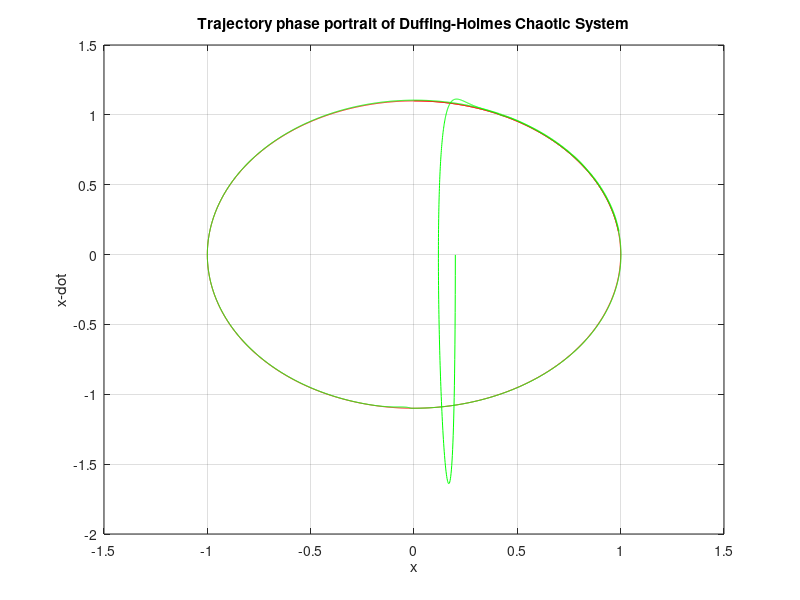
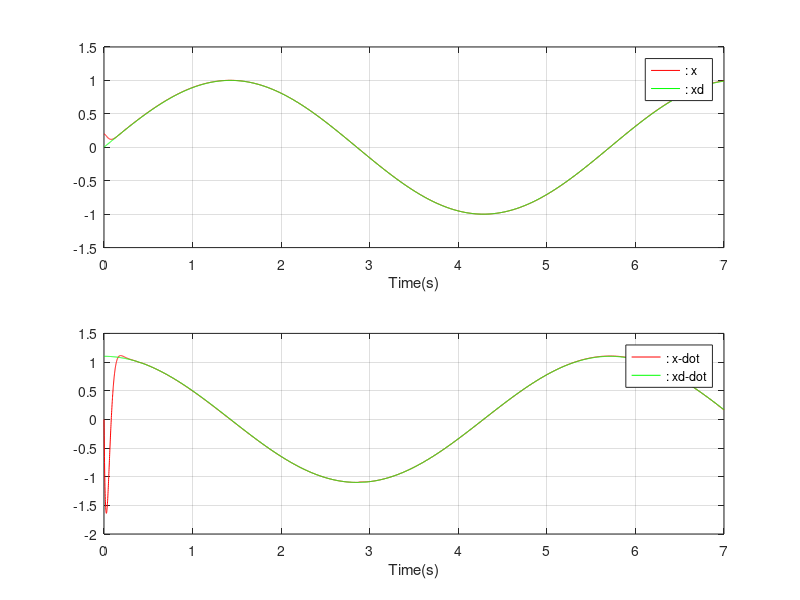
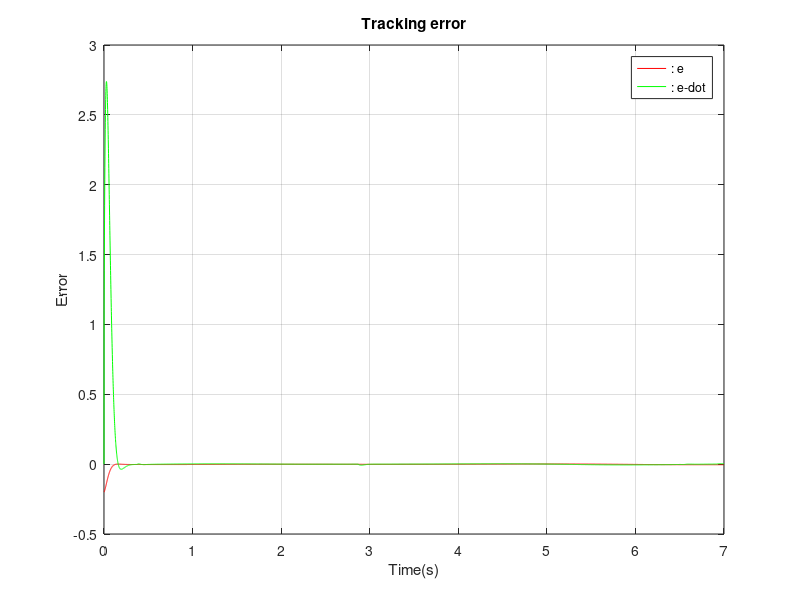
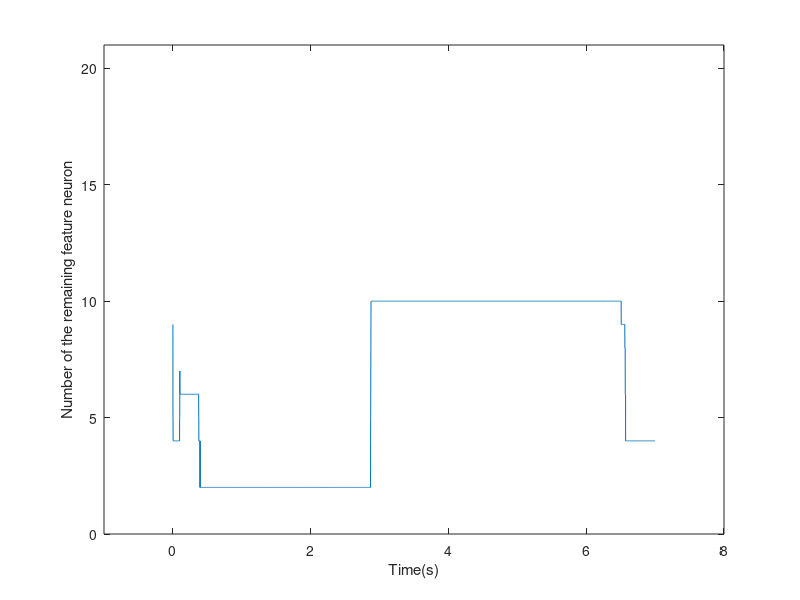

The MATLAB script that drew these images, in order:
clear;
close all;

TT = 7;%total time
ts = 0.001;%sampling time
error = 0;%error vector
error_old = 0;%old error vector
derror = 0;%derivative of error
ss = 0;%smc controller

%%%%%%%%%%%%%%%%%%SODLRBLS参数%%%%%%%%%%%%%%%%
intput_num = 1;%input dimension
output_num = 1;%output dimension
fea_numi = 2;%the number of feature group
fea_numk_max = 10;%the maximum number of feature neuron in each feature group
fea_numk = randi([1 10],fea_numi,1);%random the number of feature neuron in each feature group
en_num = 1;%the number of enhancement neuron

%%%%%% SODLRBLS parameters %%%%%%%
wfkli = unifrnd(-1,1,[fea_numi*fea_numk_max,intput_num]);
bfki = unifrnd(-1,1,[fea_numi*fea_numk_max,1]);
wjki = unifrnd(-1,1,[en_num,fea_numi*fea_numk_max]);
wki = unifrnd(-1,1,[fea_numi*fea_numk_max,output_num]);
wj = unifrnd(-1,1,[en_num,output_num]);
wro = unifrnd(-1,1,[intput_num,1]);
wr = unifrnd(-1,1,[en_num,1]);
bb = unifrnd(-1,1,[en_num,fea_numi*fea_numk_max]);
cc = unifrnd(-1,1,[en_num,fea_numi*fea_numk_max]);

%%%%%% learning rate %%%%%%%
ewfkli = 0.01*eye(intput_num*fea_numi*fea_numk_max);
ebfki = 0.01*eye(fea_numi*fea_numk_max);
ewjki = 0.01*eye(en_num*fea_numi*fea_numk_max);
ewki = 0.01*eye(fea_numi*fea_numk_max);
ewj = 0.01*eye(en_num);
ewro = 0.01*eye(intput_num);
ewr = 0.01*eye(en_num);
ebb = 0.01*eye(en_num*fea_numi*fea_numk_max);
ecc = 0.01*eye(en_num*fea_numi*fea_numk_max);

ddd = 0;
dgg = 0;
dd = 0;%deleting threshold
dg = 0;%generating threshold
Pwc = 0.1;%deleting threshold coefficient
Pbc = 1;%generating threshold coefficient

%%%%%% plot parameters %%%%%%%
E4 = [];
D_E4 = [];
X4 = [];
X_D4 = [];
XD4 = [];
XD_D4 = [];
U4 =  [];
NUMK4 = [];

x = 0.2;%initial system state
x_d = 0.2;%initial system state
RR = 0.07;%attenuation coefficient

uSODLRBLS = zeros(output_num,1);%the output of SODLRBLS
uSODLRBLS_old = zeros(output_num,1);
uSODLRBLS_old_old = zeros(output_num,1);
H_old = zeros(output_num,en_num);

%%%%%% main program %%%%%%%
for index = 0:1:TT/ts
    NUMK4 = [NUMK4 sum(fea_numk)];
    
    t = index*ts;
    xd = sin(1.1*t);
    xd_d = 1.1*cos(1.1*t);
    error = xd-x;%tracking error
    if index ~= 0
        derror = (error-error_old)/ts;
    end
    ss = 0.5*derror+10*error;
    
    %%%%%% count the output of SODLRBLS %%%%%%%
    Z1 = zeros(fea_numi,fea_numk_max);
    Z2 = zeros(fea_numi,fea_numk_max);
    Z = zeros(fea_numi,fea_numk_max);
    H = zeros(en_num,1);
    for i = 1:fea_numi
        for k = 1:fea_numk(i)
            if t>0.001
                Z1(i,k) = wfkli((i-1)*fea_numk_max+k,:)*(ss.*wro.*uSODLRBLS_old./uSODLRBLS_old_old)+bfki((i-1)*fea_numk_max+k);
            else
                Z1(i,k) = wfkli((i-1)*fea_numk_max+k,:)*ss+bfki((i-1)*fea_numk_max+k);
            end
            Z2(i,k) = (exp(Z1(i,k))-exp(-Z1(i,k)))./(exp(Z1(i,k))+exp(-Z1(i,k)));
        end
    end
    Z = zeros(fea_numi*fea_numk_max,1);
    for i = 1:fea_numi
        for k = 1:fea_numk_max
            Z((i-1)*fea_numk_max+k) = Z2(i,k);
        end
    end
    for j = 1:en_num
        for i = 1:fea_numi
            for k = 1:fea_numk(i)
                H(j) = H(j)+(wjki(j,(i-1)*fea_numk_max+k)*Z2(i,k)+wr(j).*H_old(j)-cc(j,(i-1)*fea_numk_max+k)).^2./(bb(j,(i-1)*fea_numk_max+k).^2);
            end
        end
        H(j) = exp(-H(j));
        H_old(j) = H(j);
    end
    uSODLRBLS = wki'*Z+wj'*H;
    
    %%%%%% record the output of SODLRBLS %%%%%%%
    if t>0
        uSODLRBLS_old_old = uSODLRBLS_old;
    end
    uSODLRBLS_old = uSODLRBLS;
    
    uRC = ((RR^2+1)/(2*RR^2))*ss;%the output robust controller
    U_t = uRC +uSODLRBLS;%output torque
    d = sin(2.*t)+cos(2.*t);%disturbance
    %Duffing-Holmes chaotic system
    xd_dd = -0.25 * xd_d + xd - xd^3 + 0.1 * sqrt(xd^2 + xd_d^2) * sin(t) + 0.3 * cos(t);
    x_dd = -0.25 * x_d + x - x^3 + 0.1 * sqrt(x^2 + x_d^2) * sin(t) + 0.3 * cos(t) + 0.1*x + d + U_t;
    xd_d = xd_d + xd_dd * ts;
    xd = xd + xd_d * ts;
    x_d = x_d + x_dd * ts;
    x = x + x_d *ts;
    
    %%%%%% TOPSIS %%%%%%%
    for i = 1:fea_numi
        for k = 1:fea_numk_max
            if sum(Z2(:,k))~=0
                ZZZ(i,k) = Z2(i,k)./sqrt(sum(Z2(:,k).^2));%进行规范化处理，值限定在[0,1]之间
            else
                ZZZ(i,k)=0;
            end
        end
    end
    
    for k = 1:fea_numk_max
        ma = ZZZ(:,k);
        summ = 0;
        for idx = 1:length(ma)
            if ma(idx) > 0
                summ = summ+ma(idx)*log(ma(idx));
            end
        end
        E(k) = -1/log(fea_numi)*summ;
        D(k) = 1-E(k);
    end
    
    for k = 1:fea_numk_max
        fai(k)=D(k)./sum(D);
    end
    
    for i = 1:fea_numi
        for k = 1:fea_numk_max
            v(i,k)=ZZZ(i,k).*fai(k);
        end
    end
    
    for k = 1:fea_numk_max
        vmax(k) = max(v(:,k));
        vmin(k) = min(v(:,k));
    end
    
    for i = 1:fea_numi
        smax(i) = sqrt(sum((v(i,:)'-vmax(:)).^2));
        smin(i) = sqrt(sum((v(i,:)'-vmin(:)).^2));
        wc(i) = smax(i)/(smax(i)+smin(i));
        bc(i) = smin(i)/(smax(i)+smin(i));
    end
    
    maa = wc(:);
    maxx = -inf;
    for idx = 1:length(maa)
        if maa(idx) < 1 && maa(idx) > 0.00001
            if maa(idx) > maxx
                maxx = maa(idx);
            end
        end
    end
    if t > 0
        if ddd > maxx && maxx~=-inf
            ddd = maxx;
        end
    else
        ddd = maxx;
    end
    dd = Pwc*ddd;
    
    for i=1:fea_numi
        for k = 1:fea_numk(i)
            if Z2(i,k)<dd
                if fea_numk(i)>1
                    fea_numk(i) = fea_numk(i)-1;
                    for k1 = k:fea_numk(i)
                        for l = 1:intput_num
                            wfkli((i-1)*fea_numk_max+k1,l) = wfkli((i-1)*fea_numk_max+k1+1,l);
                        end
                        bfki((i-1)*fea_numk_max+k1) = bfki((i-1)*fea_numk_max+k1+1);
                        for j = 1:en_num
                            wjki(j,(i-1)*fea_numk_max+k1) = wjki(j,(i-1)*fea_numk_max+k1+1);
                        end
                    end
                end
            end
        end
    end
    
    maa = bc(:);
    minn = inf;
    for idx = 1:length(maa)
        if maa(idx) > 0.00001 && maa(idx) < 1
            if maa(idx) < minn
                minn = maa(idx);
            end
        end
    end
    if t>0
        if dgg < minn && minn ~= inf
            dgg = minn;
        end
    else
        dgg = minn;
    end
    dg = Pbc*dgg;
    Z_max = max(Z);
    if Z_max<dg
        for i = 1:fea_numi
            if fea_numk(i)<fea_numk_max
                fea_numk(i) = fea_numk(i)+1;
            end
        end
    end
    
    %%%%%% SODLRBLS parameters updating %%%%%%%
    %%%%%% wki updating %%%%%%%
    wki = wki-ewki*Z*ss';
    
    %%%%%% wj updating %%%%%%%
    wj = wj-ewj*H*ss';
    
    %%%%%% wfkli updating %%%%%%%
    wfkli_d = zeros(fea_numi*fea_numk_max,intput_num*fea_numi*fea_numk_max);
    if t>0.001
        for j = 1:fea_numi*fea_numk_max
            for k = 1:intput_num
                wfkli_d(j,(j-1)*intput_num+k) = (1-Z(j).^2).*ss(k).*wro(k).*uSODLRBLS_old(k)./uSODLRBLS_old_old(k);
            end
        end
    else
        for j = 1:fea_numi*fea_numk_max
            for k = 1:intput_num
                wfkli_d(j,(j-1)*intput_num+k) = (1-Z(j).^2).*ss(k);
            end
        end
    end
    wfkli = wfkli-reshape(ewfkli*wfkli_d'*wki*ss,fea_numi*fea_numk_max,intput_num);
    
    %%%%%% bfki updating %%%%%%%
    bfki_d1 = zeros(1,fea_numi*fea_numk_max);
    bfki_d = zeros(fea_numi*fea_numk_max,fea_numi*fea_numk_max);
    for j = 1:fea_numi*fea_numk_max
        bfki_d1(j) = (1-Z(j).^2);
    end
    for j = 1:fea_numi*fea_numk_max
        bfki_d(j,:) = bfki_d1;
    end
    bfki = bfki-reshape(ebfki*bfki_d'*wki*ss,fea_numi*fea_numk_max,1);
    
    %%%%%% wro updating %%%%%%%
    if t>0.001
        wro_d1 = zeros(1,intput_num);
        wro_d = zeros(fea_numi*fea_numk_max,intput_num);
        for j = 1:intput_num
            wro_d1(j) = (1-Z(j).^2).*sum(wfkli(:,j)).*(ss(j).*uSODLRBLS_old(j)./uSODLRBLS_old_old(j));
        end
        for j = 1:fea_numi*fea_numk_max
            wro_d(j,:) = wro_d1;
        end
        wro = wro-reshape(ewro*wro_d'*wki*ss,intput_num,1);
    end
    
    %%%%%% wjki updating %%%%%%%
    wjki_d = zeros(en_num,en_num*fea_numi*fea_numk_max);
    for j = 1:en_num
        for k = 1:fea_numi*fea_numk_max
            wjki_d(j,(j-1)*fea_numi*fea_numk_max+k) = -2.*H(j).*Z(k).*(wjki(j,k)*Z(k)+wr(j).*H_old(j)-cc(j,k))./(bb(j,k).^2);
        end
    end
    wjki = wjki-reshape(ewjki*wjki_d'*wj*ss,en_num,fea_numi*fea_numk_max);
    
    %%%%%% bb updating %%%%%%%
    bb_d = zeros(en_num,en_num*fea_numi*fea_numk_max);
    for j = 1:en_num
        for k = 1:fea_numi*fea_numk_max
            bb_d(j,(j-1)*fea_numi*fea_numk_max+k) = 2.*H(j).*(wjki(j,k)*Z(k)+wr(j).*H_old(j)-cc(j,k)).^2./(bb(j,k).^3);
        end
    end
    bb = bb-reshape(ebb*bb_d'*wj*ss,en_num,fea_numi*fea_numk_max);
    
    %%%%%% cc updating %%%%%%%
    cc_d = zeros(en_num,en_num*fea_numi*fea_numk_max);
    for j = 1:en_num
        for k = 1:fea_numi*fea_numk_max
            cc_d(j,(j-1)*fea_numi*fea_numk_max+k) = 2.*H(j).*(wjki(j,k)*Z(k)+wr(j).*H_old(j)-cc(j,k))./(bb(j,k).^2);
        end
    end
    cc = cc-reshape(ecc*cc_d'*wj*ss,en_num,fea_numi*fea_numk_max);
    
    %%%%%% wr updating %%%%%%%
    wr_d1 = zeros(1,en_num);
    wr_d = zeros(en_num,en_num);
    for j = 1:en_num
        wr_d1(j) = -2.*H(j).*H_old(j).*sum(sum((wjki(j,:).*Z(:)+wr(j).*H_old(j)-cc(j,:))./(bb(j,:).^2)));
    end
    for j=1:en_num
        wr_d(j,:) = wr_d1;
    end
    wr = wr-reshape(ewr*wr_d'*wj*ss,en_num,1);
    
    %%%%%% plot %%%%%%%
    E4=[E4 error];
    D_E4=[D_E4 derror];
    X4=[X4 x];
    X_D4=[X_D4 x_d];
    XD4=[XD4 xd];
    XD_D4=[XD_D4 xd_d];
    U4=[U4 U_t];
    
    error_old = error;
end

fprintf('The RMSE is %d\n',sqrt(sum((E4).^2)/(TT/ts)));

T=0:0.001:7;
figure(1)
plot(XD4,XD_D4,'r',X4,X_D4,'g')
xlabel('x');
ylabel('x-dot');
title('Trajectory phase portrait of Duffing-Holmes Chaotic System');
grid on;
figure(2)
subplot(2,1,1)
plot(T,X4,'r',T,XD4,'g')
xlabel('Time(s)');
grid on;
legend(': x',': xd ');
subplot(2,1,2)
plot(T,X_D4,'r',T,XD_D4,'g')
xlabel('Time(s)');
grid on;
legend(': x-dot ',': xd-dot');
figure(3)
plot(T,E4,'r',T,D_E4,'g')
xlabel('Time(s)');
ylabel('Error');
grid on;
title('Tracking error');
legend(': e ',': e-dot');
figure(4)
plot(T,NUMK4);
axis([-1 8 0 21]);
xlabel('Time(s)');
ylabel('Number of the remaining feature neuron');